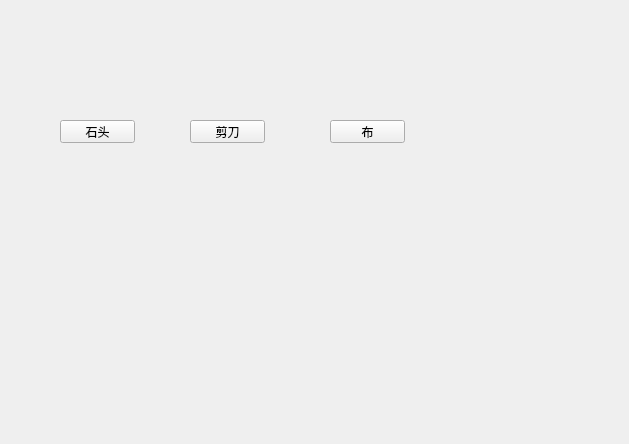
<?xml version="1.0" encoding="UTF-8"?>
<ui version="4.0">
 <class>Form</class>
 <widget class="QWidget" name="Form">
  <property name="geometry">
   <rect>
    <x>0</x>
    <y>0</y>
    <width>629</width>
    <height>444</height>
   </rect>
  </property>
  <property name="windowTitle">
   <string>Form</string>
  </property>
  <widget class="QPushButton" name="pushButton">
   <property name="geometry">
    <rect>
     <x>60</x>
     <y>120</y>
     <width>75</width>
     <height>23</height>
    </rect>
   </property>
   <property name="text">
    <string>石头</string>
   </property>
  </widget>
  <widget class="QPushButton" name="pushButton_2">
   <property name="geometry">
    <rect>
     <x>190</x>
     <y>120</y>
     <width>75</width>
     <height>23</height>
    </rect>
   </property>
   <property name="text">
    <string>剪刀</string>
   </property>
  </widget>
  <widget class="QPushButton" name="pushButton_3">
   <property name="geometry">
    <rect>
     <x>330</x>
     <y>120</y>
     <width>75</width>
     <height>23</height>
    </rect>
   </property>
   <property name="text">
    <string>布</string>
   </property>
  </widget>
 </widget>
 <resources/>
 <connections>
  <connection>
   <sender>pushButton</sender>
   <signal>clicked()</signal>
   <receiver>Form</receiver>
   <slot>compare_with_computer()</slot>
   <hints>
    <hint type="sourcelabel">
     <x>100</x>
     <y>138</y>
    </hint>
    <hint type="destinationlabel">
     <x>127</x>
     <y>226</y>
    </hint>
   </hints>
  </connection>
  <connection>
   <sender>pushButton_2</sender>
   <signal>clicked()</signal>
   <receiver>Form</receiver>
   <slot>compare_with_computer()</slot>
   <hints>
    <hint type="sourcelabel">
     <x>231</x>
     <y>135</y>
    </hint>
    <hint type="destinationlabel">
     <x>246</x>
     <y>160</y>
    </hint>
   </hints>
  </connection>
  <connection>
   <sender>pushButton_3</sender>
   <signal>clicked()</signal>
   <receiver>Form</receiver>
   <slot>compare_with_computer()</slot>
   <hints>
    <hint type="sourcelabel">
     <x>355</x>
     <y>122</y>
    </hint>
    <hint type="destinationlabel">
     <x>378</x>
     <y>80</y>
    </hint>
   </hints>
  </connection>
 </connections>
 <slots>
  <slot>compare_with_computer()</slot>
 </slots>
</ui>
